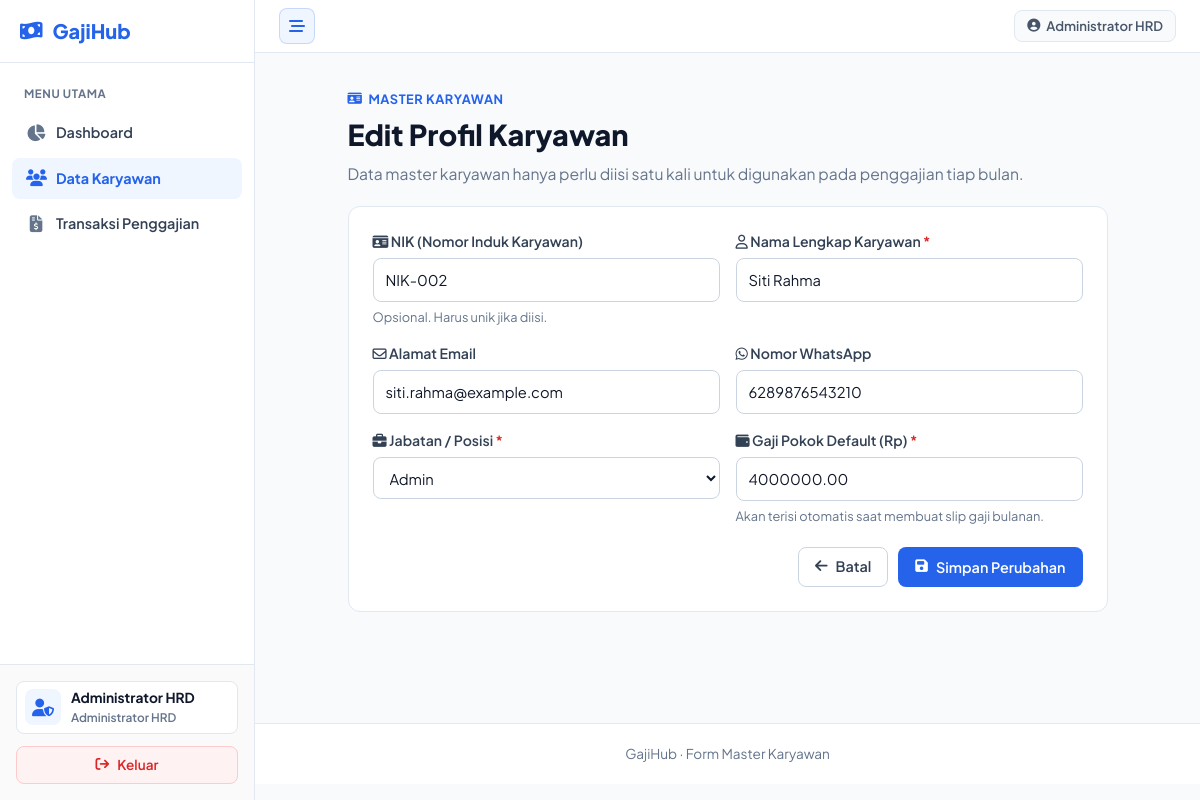
Screenshot of /karyawan/form.php?id=2 (signed in) with the database file from the repository.
### tables this page shows
CREATE TABLE IF NOT EXISTS karyawan (
    id INT UNSIGNED AUTO_INCREMENT PRIMARY KEY,
    nik VARCHAR(20) NULL,
    nama VARCHAR(100) NOT NULL,
    email VARCHAR(100) NULL,
    no_hp VARCHAR(20) NULL,
    jabatan VARCHAR(50) NOT NULL,
    gaji_pokok_default DECIMAL(15,2) NOT NULL DEFAULT 0,
    created_at TIMESTAMP DEFAULT CURRENT_TIMESTAMP,
    updated_at TIMESTAMP DEFAULT CURRENT_TIMESTAMP ON UPDATE CURRENT_TIMESTAMP,
    UNIQUE INDEX idx_nik (nik),
    INDEX idx_nama (nama),
    INDEX idx_jabatan (jabatan)
);

### config/functions.php (called while the page is built, shortened)
<?php
function e(?string $value): string
{
    return htmlspecialchars($value ?? '', ENT_QUOTES, 'UTF-8');
}

### karyawan/form.php (the view, shortened to what this page needs)
<?php
require __DIR__ . '/../config/database.php';
require __DIR__ . '/../config/functions.php';
$id = filter_input(INPUT_GET, 'id', FILTER_VALIDATE_INT);
$isEdit = $id !== null && $id !== false;
$data = [
    'id' => $id ?: null,
    'nik' => '',
    'nama' => '',
    'email' => '',
    'no_hp' => '',
    'jabatan' => '',
    'gaji_pokok_default' => '5000000',
];
if ($isEdit) {
    $stmt = $pdo->prepare("SELECT * FROM karyawan WHERE id = :id");
    $stmt->execute(['id' => $id]);
    $found = $stmt->fetch();
    $data = $found;
}
require __DIR__ . '/../includes/header.php';
?>
<main class="container page narrow">
    <div class="page-heading">
        <span class="eyebrow"><i class="fa-solid fa-id-card"></i> Master Karyawan</span>
        <h1><?= $isEdit ? 'Edit Profil Karyawan' : 'Tambah Karyawan Baru' ?></h1>
        <p>Data master karyawan hanya perlu diisi satu kali untuk digunakan pada penggajian tiap bulan.</p>
    </div>
    <form class="card form-card" id="salaryForm" method="post">
        <div class="form-grid">
            <div class="field">
                <label for="nik"><i class="fa-solid fa-id-card"></i> NIK (Nomor Induk Karyawan)</label>
                <input id="nik" name="nik" type="text" maxlength="20"
                       value="<?= e((string)($data['nik'] ?? '')) ?>"
                       placeholder="Contoh: NIK-001">
                <small style="color: var(--muted); font-size: 0.8rem;">Opsional. Harus unik jika diisi.</small>
            </div>
            <div class="field">
                <label for="nama"><i class="fa-regular fa-user"></i> Nama Lengkap Karyawan <span class="req">*</span></label>
                <input id="nama" name="nama" type="text" maxlength="100"
                       value="<?= e((string)$data['nama']) ?>"
                       placeholder="Contoh: Ahmad Fauzan" required>
            </div>
            <div class="field">
                <label for="email"><i class="fa-regular fa-envelope"></i> Alamat Email</label>
                <input id="email" name="email" type="email" maxlength="100"
                       value="<?= e((string)($data['email'] ?? '')) ?>"
                       placeholder="ahmad@perusahaan.com">
            </div>
            <div class="field">
                <label for="no_hp"><i class="fa-brands fa-whatsapp"></i> Nomor WhatsApp</label>
                <input id="no_hp" name="no_hp" type="text" maxlength="20"
                       value="<?= e((string)($data['no_hp'] ?? '')) ?>"
                       placeholder="Contoh: 081234567890">
            </div>
            <div class="field">
                <label for="jabatan"><i class="fa-solid fa-briefcase"></i> Jabatan / Posisi <span class="req">*</span></label>
                <select id="jabatan" name="jabatan" required>
                    <?php foreach (['Staff', 'Admin', 'Supervisor', 'Programmer', 'Manager', 'Direktur'] as $option): ?>
                        <option value="<?= e($option) ?>" <?= ($data['jabatan'] ?? '') === $option ? 'selected' : '' ?>>
                            <?= e($option) ?>
                        </option>
                    <?php endforeach; ?>
                </select>
            </div>
            <div class="field">
                <label for="gaji_pokok_default"><i class="fa-solid fa-wallet"></i> Gaji Pokok Default (Rp) <span class="req">*</span></label>
                <input id="gaji_pokok_default" name="gaji_pokok_default" type="number" min="0" step="1000"
                       value="<?= e((string)$data['gaji_pokok_default']) ?>" required>
                <small style="color: var(--muted); font-size: 0.8rem;">Akan terisi otomatis saat membuat slip gaji bulanan.</small>
            </div>
        </div>
        <div class="form-actions">
            <a class="btn secondary" href="index.php"><i class="fa-solid fa-arrow-left"></i> Batal</a>
            <button class="btn primary" type="submit">
                <i class="fa-solid fa-floppy-disk"></i> <?= $isEdit ? 'Simpan Perubahan' : 'Simpan Karyawan' ?>
            </button>
        </div>
    </form>
</main>
<?php
require __DIR__ . '/../includes/footer.php';

### assets/css/style.css (style rules this page uses)
:root { --font-primary: 'Plus Jakarta Sans', 'Inter', system-ui, -apple-system, sans-serif; --font-mono: ui-monospace, SFMono-Regular, Menlo, Monaco, Consolas, monospace; --bg: #f8fafc; --surface: #ffffff; --text: #0f172a; --muted: #64748b; --border: #e2e8f0; --border-dark: #cbd5e1; --primary: #2563eb; --primary-light: #eff6ff; --primary-dark: #1d4ed8; --success: #16a34a; --success-light: #f0fdf4; --danger: #dc2626; --danger-light: #fef2f2; --warning: #d97706; --warning-light: #fffbeb; --whatsapp: #16a34a; --pdf-red: #e11d48; --email-blue: #0284c7; --radius-sm: 6px; --radius: 8px; --radius-lg: 12px; }
* { box-sizing: border-box; }
body { margin: 0; font-family: var(--font-primary); color: var(--text); background: var(--bg); line-height: 1.5; -webkit-font-smoothing: antialiased; }
button, input, select, textarea { font-family: var(--font-primary); }
a { color: inherit; text-decoration: none; }
.container { width: min(1140px, calc(100% - 32px)); margin: 0 auto; }
.narrow { max-width: 760px; }
.page { min-height: calc(100vh - 130px); padding: 32px 0 48px; }
.card { background: var(--surface); border: 1px solid var(--border); border-radius: var(--radius-lg); padding: 24px; margin-bottom: 20px; }
.badge, .eyebrow { display: inline-flex; align-items: center; gap: 6px; color: var(--primary); font-size: 0.8rem; font-weight: 700; letter-spacing: 0.04em; text-transform: uppercase; }
.hero p, .page-heading p, .formula-small { color: var(--muted); font-size: 0.98rem; margin: 0; }
.page-heading { margin-bottom: 20px; }
.page-heading h1 { margin: 4px 0 6px; font-size: 1.8rem; font-weight: 800; color: var(--text); }
.btn { display: inline-flex; justify-content: center; align-items: center; gap: 8px; min-height: 40px; padding: 0 16px; border-radius: var(--radius); border: 1px solid transparent; font-weight: 600; cursor: pointer; font-size: 0.9rem; text-decoration: none; transition: background 0.15s ease, border-color 0.15s ease; }
.btn.primary { background: var(--primary); color: white; }
.btn.secondary { border-color: var(--border-dark); background: white; color: #334155; }
.form-grid { display: grid; grid-template-columns: 1fr 1fr; gap: 16px; }
.field { display: flex; flex-direction: column; gap: 6px; }
label { font-weight: 600; font-size: 0.88rem; color: #334155; }
.req { color: var(--danger); }
input, select { width: 100%; border: 1px solid var(--border-dark); border-radius: var(--radius); padding: 10px 12px; background: white; color: var(--text); font: inherit; font-size: 0.92rem; outline: none; }
.form-actions { display: flex; justify-content: flex-end; gap: 10px; flex-wrap: wrap; margin-top: 20px; }

### rows the page displays
karyawan: nik "NIK-002", nama "Siti Rahma", email "siti.rahma@example.com", no_hp "6289876543210", gaji_pokok_default "4000000.00"

### other values shown
$currentUser['nama'] "Administrator HRD"
$footerText "GajiHub · Form Master Karyawan"
form field jabatan "Admin"
